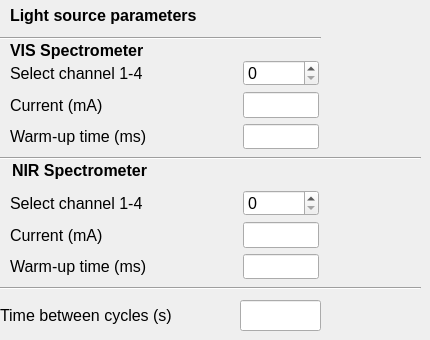
    <widget class="QWidget" name="tab_2">
     <property name="accessibleName">
      <string/>
     </property>
     <attribute name="title">
      <string>Sources</string>
     </attribute>
     <widget class="QLabel" name="label_6">
      <property name="geometry">
       <rect>
        <x>10</x>
        <y>0</y>
        <width>281</width>
        <height>31</height>
       </rect>
      </property>
      <property name="font">
       <font>
        <pointsize>12</pointsize>
        <weight>75</weight>
        <bold>true</bold>
       </font>
      </property>
      <property name="text">
       <string>Light source parameters</string>
      </property>
     </widget>
     <widget class="QLabel" name="label_11">
      <property name="geometry">
       <rect>
        <x>10</x>
        <y>40</y>
        <width>191</width>
        <height>21</height>
       </rect>
      </property>
      <property name="font">
       <font>
        <pointsize>12</pointsize>
        <weight>75</weight>
        <bold>true</bold>
       </font>
      </property>
      <property name="text">
       <string>VIS Spectrometer</string>
      </property>
     </widget>
     <widget class="QLabel" name="label_12">
      <property name="geometry">
       <rect>
        <x>12</x>
        <y>160</y>
        <width>201</width>
        <height>21</height>
       </rect>
      </property>
      <property name="font">
       <font>
        <pointsize>12</pointsize>
        <weight>75</weight>
        <bold>true</bold>
       </font>
      </property>
      <property name="text">
       <string>NIR Spectrometer</string>
      </property>
     </widget>
     <widget class="Line" name="line">
      <property name="geometry">
       <rect>
        <x>0</x>
        <y>280</y>
        <width>421</width>
        <height>16</height>
       </rect>
      </property>
      <property name="orientation">
       <enum>Qt::Horizontal</enum>
      </property>
     </widget>
     <widget class="Line" name="line_2">
      <property name="geometry">
       <rect>
        <x>0</x>
        <y>150</y>
        <width>421</width>
        <height>16</height>
       </rect>
      </property>
      <property name="orientation">
       <enum>Qt::Horizontal</enum>
      </property>
     </widget>
     <widget class="QWidget" name="gridLayoutWidget_3">
      <property name="geometry">
       <rect>
        <x>10</x>
        <y>60</y>
        <width>309</width>
        <height>89</height>
       </rect>
      </property>
      <layout class="QGridLayout" name="gridLayout_3">
       <property name="horizontalSpacing">
        <number>7</number>
       </property>
       <item row="1" column="0">
        <widget class="QLabel" name="label_9">
         <property name="font">
          <font>
           <pointsize>12</pointsize>
          </font>
         </property>
         <property name="text">
          <string>Current (mA)</string>
         </property>
        </widget>
       </item>
       <item row="1" column="1">
        <widget class="QLineEdit" name="lineEdit_5">
         <property name="font">
          <font>
           <pointsize>12</pointsize>
          </font>
         </property>
        </widget>
       </item>
       <item row="0" column="1">
        <widget class="QSpinBox" name="spinBox_3">
         <property name="font">
          <font>
           <pointsize>12</pointsize>
          </font>
         </property>
        </widget>
       </item>
       <item row="0" column="0">
        <widget class="QLabel" name="label_7">
         <property name="font">
          <font>
           <pointsize>12</pointsize>
          </font>
         </property>
         <property name="text">
          <string>Select channel 1-4                     </string>
         </property>
        </widget>
       </item>
       <item row="2" column="0">
        <widget class="QLabel" name="label_31">
         <property name="font">
          <font>
           <pointsize>12</pointsize>
          </font>
         </property>
         <property name="text">
          <string>Warm-up time (ms)</string>
         </property>
        </widget>
       </item>
       <item row="2" column="1">
        <widget class="QLineEdit" name="lineEdit_6">
         <property name="font">
          <font>
           <pointsize>12</pointsize>
          </font>
         </property>
        </widget>
       </item>
      </layout>
     </widget>
     <widget class="QWidget" name="gridLayoutWidget_4">
      <property name="geometry">
       <rect>
        <x>10</x>
        <y>190</y>
        <width>309</width>
        <height>89</height>
       </rect>
      </property>
      <layout class="QGridLayout" name="gridLayout_4">
       <property name="horizontalSpacing">
        <number>7</number>
       </property>
       <item row="1" column="1">
        <widget class="QLineEdit" name="lineEdit_7">
         <property name="font">
          <font>
           <pointsize>12</pointsize>
          </font>
         </property>
        </widget>
       </item>
       <item row="1" column="0">
        <widget class="QLabel" name="label_10">
         <property name="font">
          <font>
           <pointsize>12</pointsize>
          </font>
         </property>
         <property name="text">
          <string>Current (mA)</string>
         </property>
        </widget>
       </item>
       <item row="0" column="1">
        <widget class="QSpinBox" name="spinBox_4">
         <property name="font">
          <font>
           <pointsize>12</pointsize>
          </font>
         </property>
        </widget>
       </item>
       <item row="0" column="0">
        <widget class="QLabel" name="label_8">
         <property name="font">
          <font>
           <pointsize>12</pointsize>
          </font>
         </property>
         <property name="text">
          <string>Select channel 1-4                     </string>
         </property>
        </widget>
       </item>
       <item row="2" column="0">
        <widget class="QLabel" name="label_15">
         <property name="font">
          <font>
           <pointsize>12</pointsize>
          </font>
         </property>
         <property name="text">
          <string>Warm-up time (ms)</string>
         </property>
        </widget>
       </item>
       <item row="2" column="1">
        <widget class="QLineEdit" name="lineEdit_8">
         <property name="font">
          <font>
           <pointsize>12</pointsize>
          </font>
         </property>
        </widget>
       </item>
      </layout>
     </widget>
     <widget class="Line" name="line_6">
      <property name="geometry">
       <rect>
        <x>0</x>
        <y>30</y>
        <width>321</width>
        <height>16</height>
       </rect>
      </property>
      <property name="orientation">
       <enum>Qt::Horizontal</enum>
      </property>
     </widget>
     <widget class="QLabel" name="label_17">
      <property name="geometry">
       <rect>
        <x>0</x>
        <y>300</y>
        <width>221</width>
        <height>31</height>
       </rect>
      </property>
      <property name="font">
       <font>
        <pointsize>12</pointsize>
       </font>
      </property>
      <property name="text">
       <string>Time between cycles (s)</string>
      </property>
     </widget>
     <widget class="QLineEdit" name="lineEdit_9">
      <property name="geometry">
       <rect>
        <x>240</x>
        <y>300</y>
        <width>81</width>
        <height>31</height>
       </rect>
      </property>
      <property name="font">
       <font>
        <pointsize>12</pointsize>
       </font>
      </property>
     </widget>
     <zorder>line_6</zorder>
     <zorder>label_6</zorder>
     <zorder>label_11</zorder>
     <zorder>line</zorder>
     <zorder>line_2</zorder>
     <zorder>gridLayoutWidget_3</zorder>
     <zorder>gridLayoutWidget_4</zorder>
     <zorder>label_12</zorder>
     <zorder>label_17</zorder>
     <zorder>lineEdit_9</zorder>
    </widget>
